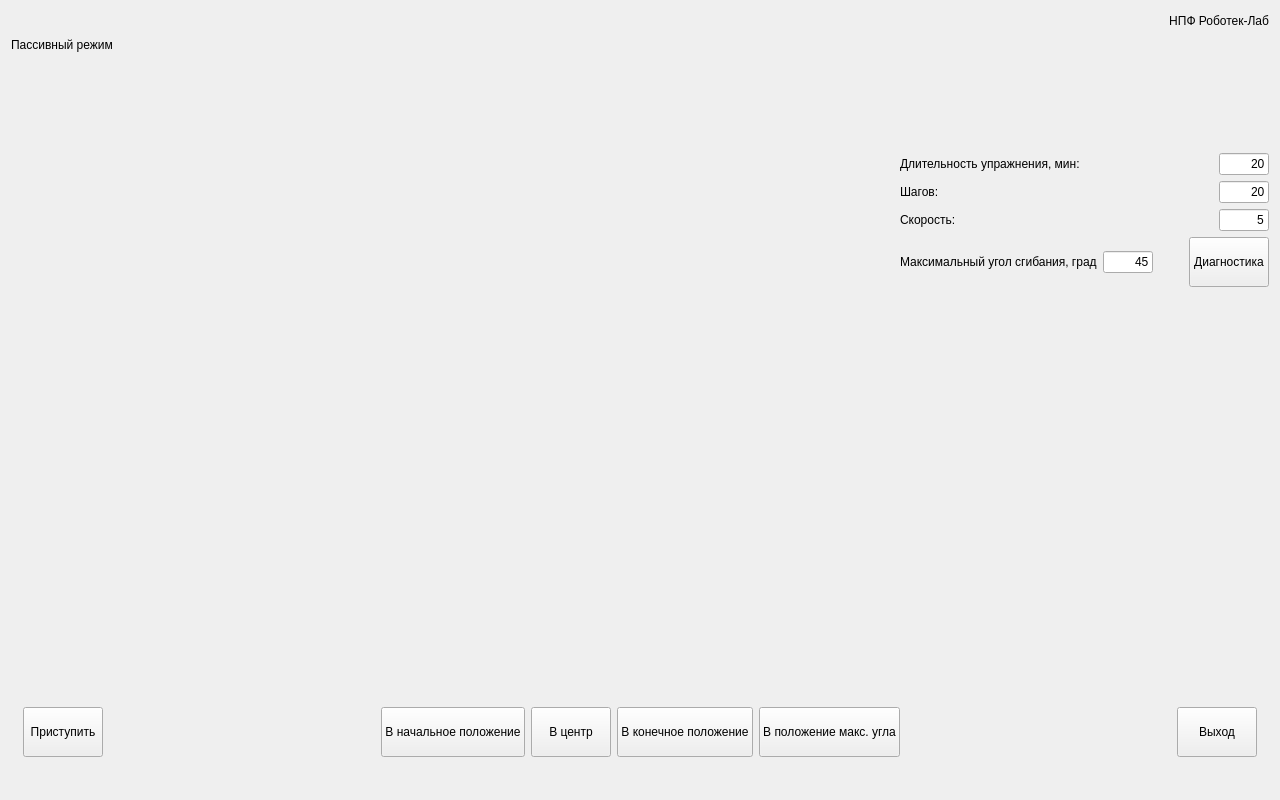
<?xml version="1.0" encoding="UTF-8"?>
<ui version="4.0">
 <class>ExercisePassivePage</class>
 <widget class="QWidget" name="ExercisePassivePage">
  <property name="geometry">
   <rect>
    <x>0</x>
    <y>0</y>
    <width>1280</width>
    <height>800</height>
   </rect>
  </property>
  <property name="windowTitle">
   <string>Form</string>
  </property>
  <layout class="QVBoxLayout" name="verticalLayout_7">
   <item>
    <layout class="QHBoxLayout" name="horizontalLayout_22" stretch="1,0,0">
     <item>
      <widget class="QLabel" name="label_page_title">
       <property name="sizePolicy">
        <sizepolicy hsizetype="Maximum" vsizetype="Fixed">
         <horstretch>0</horstretch>
         <verstretch>0</verstretch>
        </sizepolicy>
       </property>
       <property name="minimumSize">
        <size>
         <width>0</width>
         <height>50</height>
        </size>
       </property>
       <property name="maximumSize">
        <size>
         <width>800</width>
         <height>16777215</height>
        </size>
       </property>
       <property name="text">
        <string>Пассивный режим</string>
       </property>
      </widget>
     </item>
     <item>
      <spacer name="horizontalSpacer_20">
       <property name="orientation">
        <enum>Qt::Horizontal</enum>
       </property>
       <property name="sizeHint" stdset="0">
        <size>
         <width>40</width>
         <height>20</height>
        </size>
       </property>
      </spacer>
     </item>
     <item>
      <layout class="QVBoxLayout" name="verticalLayout_6">
       <property name="sizeConstraint">
        <enum>QLayout::SetFixedSize</enum>
       </property>
       <item>
        <widget class="QLabel" name="label_16">
         <property name="sizePolicy">
          <sizepolicy hsizetype="Fixed" vsizetype="Fixed">
           <horstretch>0</horstretch>
           <verstretch>0</verstretch>
          </sizepolicy>
         </property>
         <property name="minimumSize">
          <size>
           <width>200</width>
           <height>20</height>
          </size>
         </property>
         <property name="maximumSize">
          <size>
           <width>200</width>
           <height>20</height>
          </size>
         </property>
         <property name="text">
          <string>НПФ Роботек-Лаб</string>
         </property>
         <property name="alignment">
          <set>Qt::AlignRight|Qt::AlignTrailing|Qt::AlignVCenter</set>
         </property>
        </widget>
       </item>
       <item>
        <spacer name="verticalSpacer_5">
         <property name="orientation">
          <enum>Qt::Vertical</enum>
         </property>
         <property name="sizeHint" stdset="0">
          <size>
           <width>17</width>
           <height>13</height>
          </size>
         </property>
        </spacer>
       </item>
       <item>
        <widget class="QLabel" name="label_operator_2">
         <property name="sizePolicy">
          <sizepolicy hsizetype="Fixed" vsizetype="Fixed">
           <horstretch>0</horstretch>
           <verstretch>0</verstretch>
          </sizepolicy>
         </property>
         <property name="minimumSize">
          <size>
           <width>200</width>
           <height>20</height>
          </size>
         </property>
         <property name="maximumSize">
          <size>
           <width>200</width>
           <height>20</height>
          </size>
         </property>
         <property name="text">
          <string/>
         </property>
         <property name="alignment">
          <set>Qt::AlignRight|Qt::AlignTrailing|Qt::AlignVCenter</set>
         </property>
        </widget>
       </item>
      </layout>
     </item>
    </layout>
   </item>
   <item>
    <spacer name="verticalSpacer_2">
     <property name="orientation">
      <enum>Qt::Vertical</enum>
     </property>
     <property name="sizeHint" stdset="0">
      <size>
       <width>20</width>
       <height>55</height>
      </size>
     </property>
    </spacer>
   </item>
   <item>
    <layout class="QHBoxLayout" name="horizontalLayout_8">
     <item>
      <spacer name="horizontalSpacer_7">
       <property name="orientation">
        <enum>Qt::Horizontal</enum>
       </property>
       <property name="sizeHint" stdset="0">
        <size>
         <width>40</width>
         <height>20</height>
        </size>
       </property>
      </spacer>
     </item>
     <item>
      <layout class="QVBoxLayout" name="verticalLayout_4">
       <item>
        <widget class="QLabel" name="label_leg">
         <property name="minimumSize">
          <size>
           <width>854</width>
           <height>480</height>
          </size>
         </property>
         <property name="maximumSize">
          <size>
           <width>854</width>
           <height>480</height>
          </size>
         </property>
         <property name="text">
          <string/>
         </property>
        </widget>
       </item>
      </layout>
     </item>
     <item>
      <layout class="QVBoxLayout" name="verticalLayout_5">
       <item>
        <layout class="QHBoxLayout" name="horizontalLayout_17">
         <item>
          <widget class="QLabel" name="label_12">
           <property name="text">
            <string>Длительность упражнения, мин:</string>
           </property>
          </widget>
         </item>
         <item>
          <spacer name="horizontalSpacer_12">
           <property name="orientation">
            <enum>Qt::Horizontal</enum>
           </property>
           <property name="sizeHint" stdset="0">
            <size>
             <width>40</width>
             <height>20</height>
            </size>
           </property>
          </spacer>
         </item>
         <item>
          <widget class="QLineEdit" name="lineEdit_exercise_duration">
           <property name="minimumSize">
            <size>
             <width>50</width>
             <height>0</height>
            </size>
           </property>
           <property name="maximumSize">
            <size>
             <width>50</width>
             <height>16777215</height>
            </size>
           </property>
           <property name="text">
            <string>20</string>
           </property>
           <property name="alignment">
            <set>Qt::AlignRight|Qt::AlignTrailing|Qt::AlignVCenter</set>
           </property>
          </widget>
         </item>
        </layout>
       </item>
       <item>
        <layout class="QHBoxLayout" name="horizontalLayout_18">
         <item>
          <widget class="QLabel" name="label_13">
           <property name="text">
            <string>Шагов:</string>
           </property>
          </widget>
         </item>
         <item>
          <spacer name="horizontalSpacer_13">
           <property name="orientation">
            <enum>Qt::Horizontal</enum>
           </property>
           <property name="sizeHint" stdset="0">
            <size>
             <width>40</width>
             <height>20</height>
            </size>
           </property>
          </spacer>
         </item>
         <item>
          <widget class="QLineEdit" name="lineEdit__steps_count">
           <property name="minimumSize">
            <size>
             <width>50</width>
             <height>0</height>
            </size>
           </property>
           <property name="maximumSize">
            <size>
             <width>50</width>
             <height>16777215</height>
            </size>
           </property>
           <property name="text">
            <string>20</string>
           </property>
           <property name="alignment">
            <set>Qt::AlignRight|Qt::AlignTrailing|Qt::AlignVCenter</set>
           </property>
          </widget>
         </item>
        </layout>
       </item>
       <item>
        <layout class="QHBoxLayout" name="horizontalLayout_19">
         <item>
          <widget class="QLabel" name="label_14">
           <property name="text">
            <string>Скорость:</string>
           </property>
          </widget>
         </item>
         <item>
          <spacer name="horizontalSpacer_14">
           <property name="orientation">
            <enum>Qt::Horizontal</enum>
           </property>
           <property name="sizeHint" stdset="0">
            <size>
             <width>40</width>
             <height>20</height>
            </size>
           </property>
          </spacer>
         </item>
         <item>
          <widget class="QLineEdit" name="lineEdit_speed_settings">
           <property name="minimumSize">
            <size>
             <width>50</width>
             <height>0</height>
            </size>
           </property>
           <property name="maximumSize">
            <size>
             <width>50</width>
             <height>16777215</height>
            </size>
           </property>
           <property name="text">
            <string>5</string>
           </property>
           <property name="alignment">
            <set>Qt::AlignRight|Qt::AlignTrailing|Qt::AlignVCenter</set>
           </property>
          </widget>
         </item>
        </layout>
       </item>
       <item>
        <layout class="QHBoxLayout" name="horizontalLayout_20">
         <item>
          <widget class="QLabel" name="label_15">
           <property name="text">
            <string>Максимальный угол сгибания, град</string>
           </property>
          </widget>
         </item>
         <item>
          <widget class="QLineEdit" name="lineEdit_max_angle">
           <property name="minimumSize">
            <size>
             <width>50</width>
             <height>0</height>
            </size>
           </property>
           <property name="maximumSize">
            <size>
             <width>50</width>
             <height>16777215</height>
            </size>
           </property>
           <property name="text">
            <string>45</string>
           </property>
           <property name="alignment">
            <set>Qt::AlignRight|Qt::AlignTrailing|Qt::AlignVCenter</set>
           </property>
          </widget>
         </item>
         <item>
          <spacer name="horizontalSpacer_15">
           <property name="orientation">
            <enum>Qt::Horizontal</enum>
           </property>
           <property name="sizeHint" stdset="0">
            <size>
             <width>40</width>
             <height>20</height>
            </size>
           </property>
          </spacer>
         </item>
         <item>
          <widget class="QPushButton" name="pushButton_diagnostics">
           <property name="minimumSize">
            <size>
             <width>0</width>
             <height>50</height>
            </size>
           </property>
           <property name="maximumSize">
            <size>
             <width>16777215</width>
             <height>50</height>
            </size>
           </property>
           <property name="text">
            <string>Диагностика</string>
           </property>
          </widget>
         </item>
        </layout>
       </item>
       <item>
        <spacer name="verticalSpacer_4">
         <property name="orientation">
          <enum>Qt::Vertical</enum>
         </property>
         <property name="sizeHint" stdset="0">
          <size>
           <width>20</width>
           <height>40</height>
          </size>
         </property>
        </spacer>
       </item>
      </layout>
     </item>
    </layout>
   </item>
   <item>
    <spacer name="verticalSpacer_6">
     <property name="orientation">
      <enum>Qt::Vertical</enum>
     </property>
     <property name="sizeHint" stdset="0">
      <size>
       <width>20</width>
       <height>54</height>
      </size>
     </property>
    </spacer>
   </item>
   <item>
    <layout class="QHBoxLayout" name="horizontalLayout_21">
     <item>
      <spacer name="horizontalSpacer_16">
       <property name="orientation">
        <enum>Qt::Horizontal</enum>
       </property>
       <property name="sizeType">
        <enum>QSizePolicy::Fixed</enum>
       </property>
       <property name="sizeHint" stdset="0">
        <size>
         <width>12</width>
         <height>20</height>
        </size>
       </property>
      </spacer>
     </item>
     <item>
      <widget class="QPushButton" name="pushButton_exercise">
       <property name="minimumSize">
        <size>
         <width>0</width>
         <height>50</height>
        </size>
       </property>
       <property name="text">
        <string>Приступить</string>
       </property>
      </widget>
     </item>
     <item>
      <spacer name="horizontalSpacer_17">
       <property name="orientation">
        <enum>Qt::Horizontal</enum>
       </property>
       <property name="sizeHint" stdset="0">
        <size>
         <width>40</width>
         <height>20</height>
        </size>
       </property>
      </spacer>
     </item>
     <item>
      <widget class="QPushButton" name="pushButton_to_start_pos">
       <property name="minimumSize">
        <size>
         <width>0</width>
         <height>50</height>
        </size>
       </property>
       <property name="text">
        <string>В начальное положение</string>
       </property>
      </widget>
     </item>
     <item>
      <widget class="QPushButton" name="pushButton_to_pos">
       <property name="minimumSize">
        <size>
         <width>0</width>
         <height>50</height>
        </size>
       </property>
       <property name="text">
        <string>В центр</string>
       </property>
      </widget>
     </item>
     <item>
      <widget class="QPushButton" name="pushButton_to_end_pos">
       <property name="minimumSize">
        <size>
         <width>0</width>
         <height>50</height>
        </size>
       </property>
       <property name="text">
        <string>В конечное положение</string>
       </property>
      </widget>
     </item>
     <item>
      <widget class="QPushButton" name="pushButton_ToMaxAngle">
       <property name="minimumSize">
        <size>
         <width>0</width>
         <height>50</height>
        </size>
       </property>
       <property name="text">
        <string>В положение макс. угла</string>
       </property>
      </widget>
     </item>
     <item>
      <spacer name="horizontalSpacer_18">
       <property name="orientation">
        <enum>Qt::Horizontal</enum>
       </property>
       <property name="sizeHint" stdset="0">
        <size>
         <width>40</width>
         <height>20</height>
        </size>
       </property>
      </spacer>
     </item>
     <item>
      <widget class="QPushButton" name="pushButton_cancel">
       <property name="minimumSize">
        <size>
         <width>0</width>
         <height>50</height>
        </size>
       </property>
       <property name="text">
        <string>Выход</string>
       </property>
      </widget>
     </item>
     <item>
      <spacer name="horizontalSpacer_19">
       <property name="orientation">
        <enum>Qt::Horizontal</enum>
       </property>
       <property name="sizeType">
        <enum>QSizePolicy::Fixed</enum>
       </property>
       <property name="sizeHint" stdset="0">
        <size>
         <width>12</width>
         <height>20</height>
        </size>
       </property>
      </spacer>
     </item>
    </layout>
   </item>
   <item>
    <spacer name="verticalSpacer_7">
     <property name="orientation">
      <enum>Qt::Vertical</enum>
     </property>
     <property name="sizeType">
      <enum>QSizePolicy::Fixed</enum>
     </property>
     <property name="sizeHint" stdset="0">
      <size>
       <width>20</width>
       <height>32</height>
      </size>
     </property>
    </spacer>
   </item>
  </layout>
 </widget>
 <resources/>
 <connections/>
</ui>
